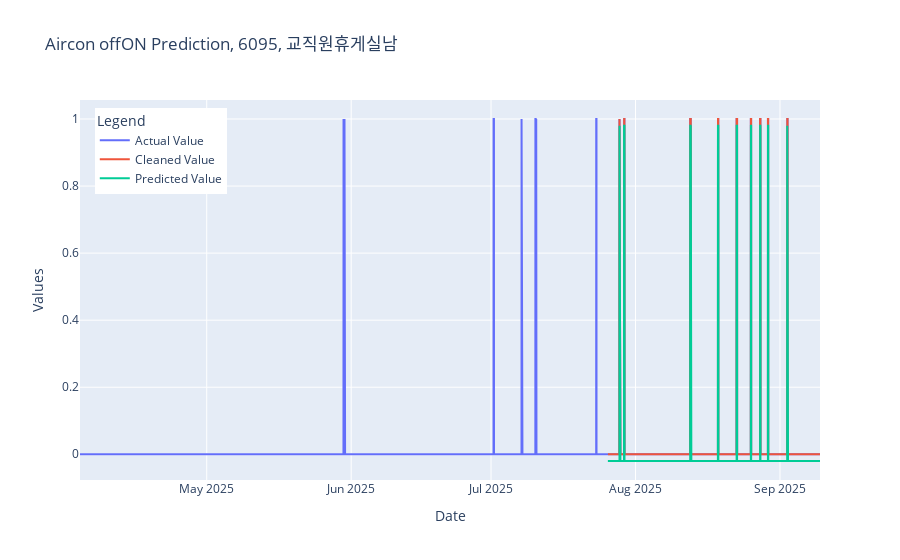

The code cell stored with this chart in its notebook:
### Markdown cell above
#### Prediction - offON_adj

### Code cell
%load_ext autoreload
%autoreload 2

from sklearn.metrics import accuracy_score
import Aircon_DataProcessing as DP

#df_raw = pd.DataFrame(data=tag_data[0]['colec_val'].values, index=tag_data[0]['colec_dt'], columns=['value'])
#df_raw = df_raw.iloc[int(len(df_raw)/2-1500):-1].copy()

df_raw = df_offON_adj
print(f"timestamp: {df_raw.index[0]}, {df_raw.index[-1]}")
#df_interpol = Util.resample_time_index_interpolate_NaN_df(df_raw, '15min', 'linear')
#Util.plot_interpolated_data(df_raw, df_interpol, device_name, createFig=True)
#Util.plot_data(df_raw, plotType='simple', title=None, W=10, H=5)

X_df, y_df, nan_counts_df, missing_ratio = DP.preprocess(df_raw, points=4, freqInterval='15min')
print(f"nan_counts max= {nan_counts_df.max()}, missing_ratio= {missing_ratio}")

# 학습 및 테스트 데이터 분할
# 시계열 데이터는 시간 순으로 되어 있어야 하고, shuffle=False로 순방향 데이터검증 보장
X_train, X_test, y_train, y_test = train_test_split(X_df, y_df, test_size=0.3, random_state=42, shuffle=False)
#train_size = int(len(X) * 0.8)
#X_train, X_test = X.iloc[:train_size], X.iloc[train_size:]
#y_train, y_test = y.iloc[:train_size], y.iloc[train_size:]

# LightGBM 데이터 세트 생성
train_data = lgb.Dataset(X_train, label=y_train)
valid_data = lgb.Dataset(X_test, label=y_test, reference=train_data)

# 모델 하이퍼파라미터 설정
params = {
    'objective': 'binary',  # binary classification
    'metric': 'binary_logloss',  # binary metric
    'boosting_type': 'gbdt',
    'learning_rate': 0.1,
    'num_leaves': 50,
    'verbose': -1
}

# 모델 학습
model_a = lgb.train(params,
                    train_data,
                    valid_sets=[valid_data],
                    num_boost_round=1000,
                    valid_names=['validation'],
                    callbacks=[lgb.early_stopping(stopping_rounds=30)])

##################
# 예측 수행
y_pred_a = model_a.predict(X_test, num_iteration=model_a.best_iteration)
y_pred_a_binary = np.where(y_pred_a < 0.5, 0, 1)  # 0.5를 기준으로 이진분류 변환 
accuracy_a = accuracy_score(y_test, y_pred_a_binary)
rmse_a = root_mean_squared_error(y_test, y_pred_a)
print(f'Experiment A: {accuracy_a= :.3f}, {rmse_a= :.3f} with {X_df.shape[1]} features')

# 예측 결과 시각화
fig = go.Figure()
fig.add_trace(go.Scatter(x=df_raw.index, y=df_raw['value'], mode='lines', name='Actual Value'))
fig.add_trace(go.Scatter(x=y_test.index, y=y_test, mode='lines', name='Cleaned Value'))
fig.add_trace(go.Scatter(x=y_test.index, y=y_pred_a_binary-0.02, mode='lines', name='Predicted Value'))

# Update layout
fig.update_layout(title=f'Aircon offON Prediction, {devID}, {device_name}',
                  xaxis_title='Date',
                  yaxis_title='Values',
                  legend_title='Legend',
                  legend=dict(x=0.02, y=0.98, xanchor='left', yanchor='top', orientation='v')
                  )
fig.show()

# Feature Importance Visualization
# 모델의 특성 중요도 추출
feature_importances = model_a.feature_importance()
feature_names = X_df.columns

# 특성 중요도를 데이터프레임으로 정리
importance_df = pd.DataFrame({'feature': feature_names, 'importance': feature_importances})
importance_df = importance_df.sort_values(by='importance', ascending=False)

# 특성 중요도 시각화
plt.figure(figsize=(10, 12))  # 그래프 크기 설정
plt.barh(importance_df['feature'], importance_df['importance'])  # 수평 막대그래프 생성
plt.xlabel('Feature Importance')  # x축 레이블 설정
plt.title('Feature Importance Visualization')  # 그래프 제목 설정
plt.gca().invert_yaxis()  # 중요도가 높은 순으로 표시
plt.show()  # 그래프 출력

### Figure 1 — Plotly figure (JSON) as saved in the notebook; plotly's stock layout.template omitted (floating-point values rounded to 4 significant figures; data arrays with more than 128 entries replaced by an {"elided": "..."} marker saying what was removed)
{"data": [{"mode": "lines", "name": "Actual Value", "type": "scatter", "x": {"elided": "15243 str values"}, "y": {"elided": "15243 int values"}}, {"mode": "lines", "name": "Cleaned Value", "type": "scatter", "x": {"elided": "4370 str values"}, "y": {"elided": "4370 int values"}}, {"mode": "lines", "name": "Predicted Value", "type": "scatter", "x": {"elided": "4370 str values"}, "y": {"elided": "4370 float values"}}], "layout": {"legend": {"orientation": "v", "title": {"text": "Legend"}, "x": 0.02, "xanchor": "left", "y": 0.98, "yanchor": "top"}, "title": {"text": "Aircon offON Prediction, 6095, 교직원휴게실남"}, "xaxis": {"title": {"text": "Date"}}, "yaxis": {"title": {"text": "Values"}}}}
